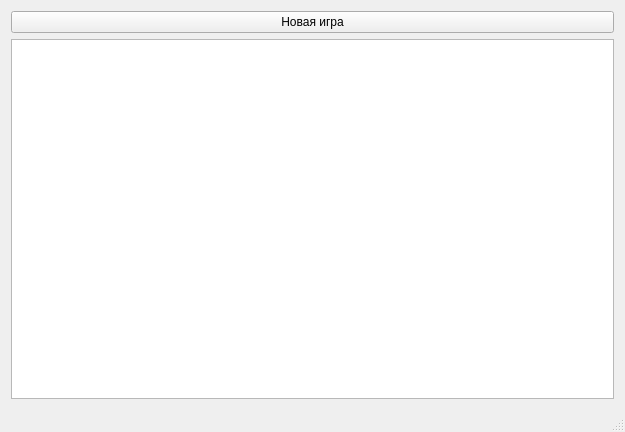
<?xml version="1.0" encoding="UTF-8"?>
<ui version="4.0">
 <class>MainWindow</class>
 <widget class="QMainWindow" name="MainWindow">
  <property name="geometry">
   <rect>
    <x>0</x>
    <y>0</y>
    <width>625</width>
    <height>432</height>
   </rect>
  </property>
  <property name="windowTitle">
   <string>MainWindow</string>
  </property>
  <widget class="QWidget" name="centralWidget">
   <layout class="QVBoxLayout" name="verticalLayout">
    <item>
     <widget class="QPushButton" name="NewGameButton">
      <property name="text">
       <string>Новая игра</string>
      </property>
     </widget>
    </item>
    <item>
     <widget class="QGraphicsView" name="graphicsView"/>
    </item>
   </layout>
  </widget>
  <widget class="QStatusBar" name="statusBar"/>
 </widget>
 <layoutdefault spacing="6" margin="11"/>
 <resources/>
 <connections/>
</ui>
